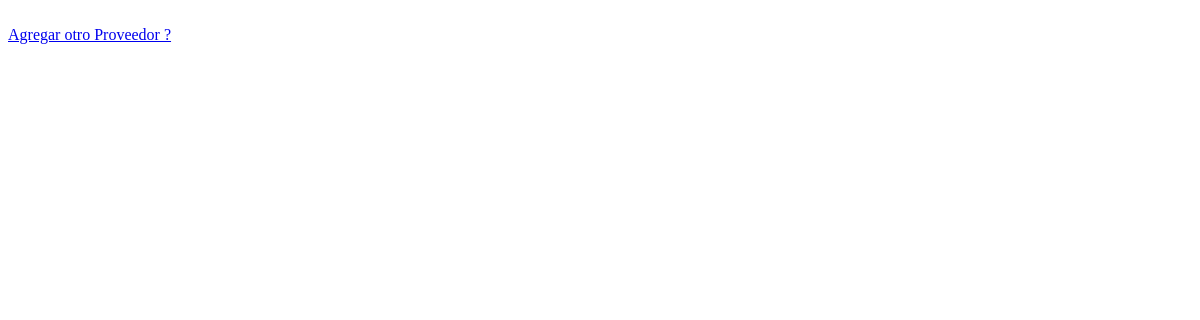
Before: /App1/leerProvedor with the older database file.
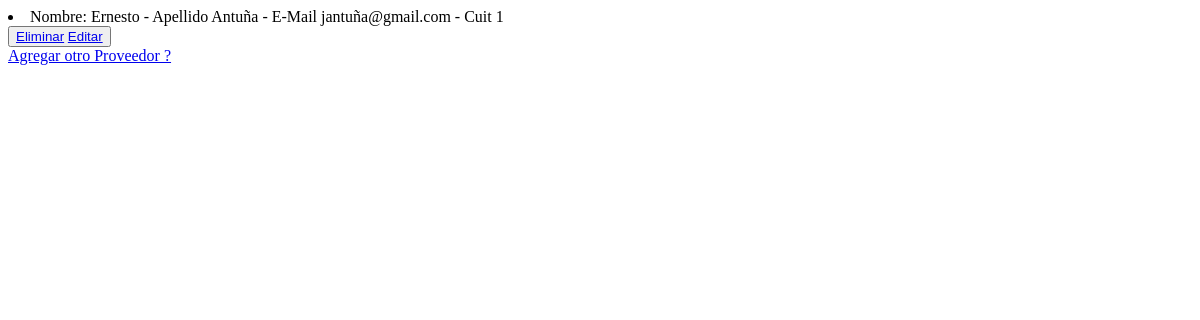
After: the same page with the newer database file.
### App1/models.py (models this page shows)
class proveedor(models.Model):
    def __str__(self):
        return f"Nombre: {self.nombre} - Apellido {self.apellido} - E-Mail {self.email} - Cuit {self.cuit}"
    nombre = models.CharField(max_length=30)
    apellido= models.CharField(max_length=30)
    email= models.EmailField()
    cuit= models.IntegerField ()

### App1/views.py (the view)
# urls.py: path('leerProvedor',views.leerProveedor,name='leerProveedor'),
def leerProveedor(request):
      proveedores = proveedor.objects.all() #trae todos los proveedores
      contexto= {"proveedores":proveedores}
      return render(request, "App1/leerproveedor.html",contexto)

### App1/Templates/App1/leerProveedor.html (shortened to what this page needs)
<!DOCTYPE html>
<html lang="en">
<head>
</head>
<body>
    {% for p in proveedores %}
        <li>{{p}}</li>
        <button>
            <a href="{% url 'EliminarProveedor' p.cuit %}"> Eliminar</a>
            <a href="{% url 'EditarProveedor' p.cuit %}"> Editar</a>
        </button>
    {% endfor %}
    <br>
    <a href="{% url 'proveedorformulario' %}"> Agregar otro Proveedor ?</a>
</body>
</html>

Changed rows visible on the page:
added proveedor: nombre+apellido+email "Nombre: Ernesto - Apellido Antuña - E-Mail jantuña@gmail.com - Cuit 1"
